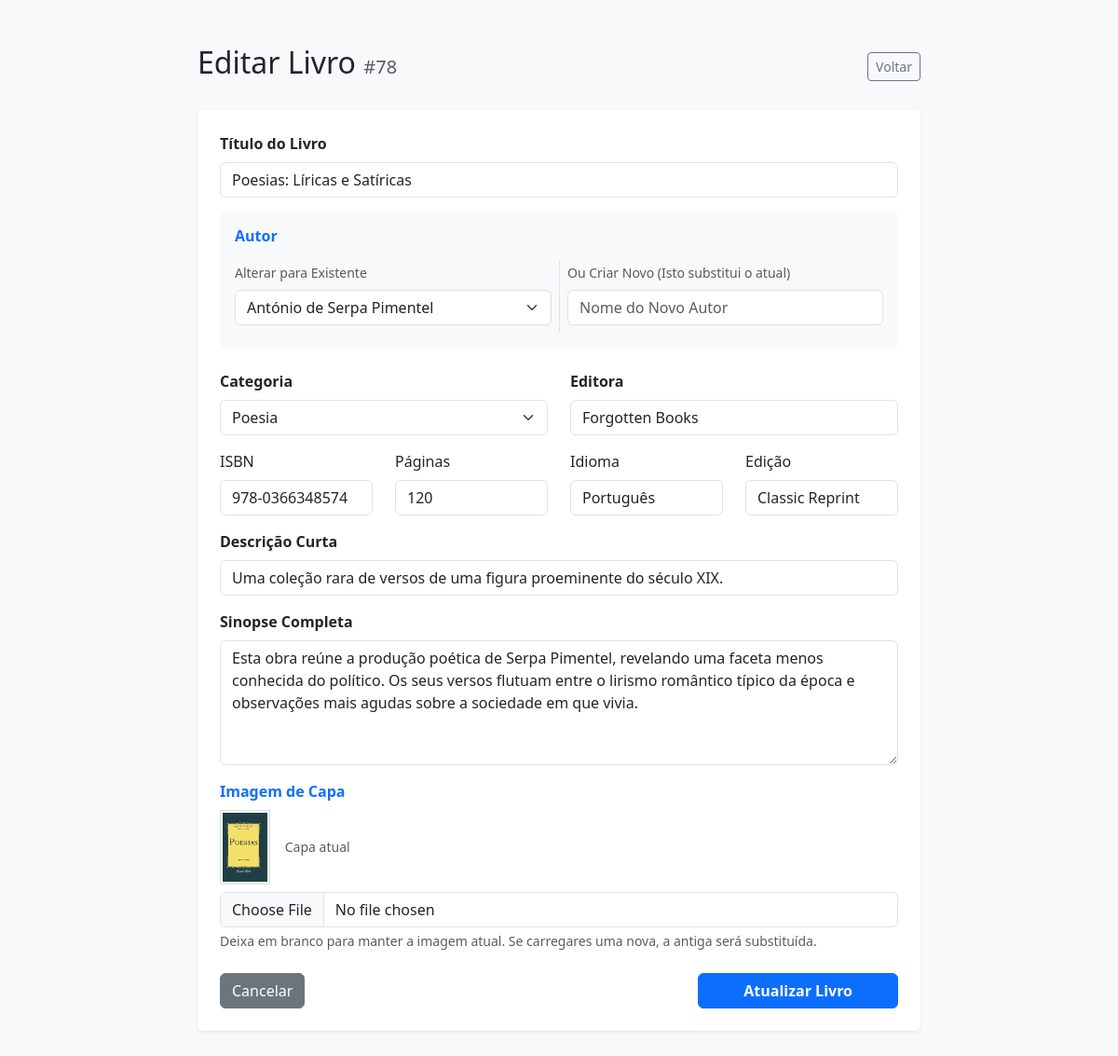
Screenshot of /admin_editar.php?id=78 with the database file from the repository.
### tables this page shows
CREATE TABLE IF NOT EXISTS `livros` (
  `id` int NOT NULL AUTO_INCREMENT,
  `categoria_id` int NOT NULL,
  `titulo` varchar(255) NOT NULL,
  `autor` varchar(100) DEFAULT NULL,
  `descricao_curta` text,
  `sinopse_completa` text,
  `imagem_capa` varchar(255) DEFAULT NULL,
  `edicao` varchar(50) DEFAULT NULL,
  `isbn` varchar(50) DEFAULT NULL,
  `editora` varchar(100) DEFAULT NULL,
  `paginas` int DEFAULT NULL,
  `idioma` varchar(50) DEFAULT 'Português',
  `autor_id` int DEFAULT NULL,
  `ativo` tinyint(1) DEFAULT '1',
  PRIMARY KEY (`id`)
);

CREATE TABLE IF NOT EXISTS `autores` (
  `id` int NOT NULL AUTO_INCREMENT,
  `nome` varchar(100) NOT NULL,
  `biografia` text,
  PRIMARY KEY (`id`)
);

CREATE TABLE IF NOT EXISTS `categorias` (
  `id` int NOT NULL AUTO_INCREMENT,
  `nome` varchar(100) NOT NULL,
  `nome_url` varchar(100) NOT NULL,
  `imagem_banner` varchar(255) DEFAULT NULL,
  `titulo_banner` varchar(255) DEFAULT NULL,
  PRIMARY KEY (`id`)
);

### admin_editar.php (the view, shortened to what this page needs)
<?php
require('includes/connection.php');
$id = (int)$_GET['id'];
$stmt = $dbh->prepare("SELECT * FROM livros WHERE id = :id");
$stmt->execute([':id' => $id]);
$livro = $stmt->fetch(PDO::FETCH_ASSOC);
$cats = $dbh->query("SELECT * FROM categorias ORDER BY nome")->fetchAll(PDO::FETCH_ASSOC);
$autores = $dbh->query("SELECT * FROM autores ORDER BY nome")->fetchAll(PDO::FETCH_ASSOC);
?>
<!DOCTYPE html>
<html lang="pt-pt">
<head>
  <link href="https://cdn.jsdelivr.net/npm/bootstrap@5.3.8/dist/css/bootstrap.min.css" rel="stylesheet">
</head>
<body class="bg-light">
<div class="container my-5" style="max-width: 800px;">
    <div class="d-flex justify-content-between align-items-center mb-4">
        <h2>Editar Livro <span class="text-muted fs-5">#<?php echo $livro['id']; ?></span></h2>
        <a href="admin.php" class="btn btn-outline-secondary btn-sm">Voltar</a>
    </div>
    <form method="POST" enctype="multipart/form-data" class="bg-white p-4 rounded shadow-sm">
        <div class="mb-3">
            <label class="form-label fw-bold">Título do Livro</label>
            <input type="text" name="titulo" class="form-control" value="<?php echo htmlspecialchars($livro['titulo']); ?>" required>
        </div>
        <div class="card bg-light border-0 p-3 mb-4">
            <h5 class="fs-6 fw-bold text-primary mb-3">Autor</h5>
            <div class="row g-3">
                <div class="col-md-6">
                    <label class="form-label small text-muted">Alterar para Existente</label>
                    <select name="autor_id" class="form-select">
                        <?php foreach($autores as $autor): ?>
                            <option value="<?php echo $autor['id']; ?>" <?php if($autor['id'] == $livro['autor_id']) echo 'selected'; ?>>
                                <?php echo htmlspecialchars($autor['nome']); ?>
                            </option>
                        <?php endforeach; ?>
                    </select>
                </div>
                <div class="col-md-6 border-start">
                    <label class="form-label small text-muted">Ou Criar Novo (Isto substitui o atual)</label>
                    <input type="text" name="novo_autor_nome" class="form-control mb-2" placeholder="Nome do Novo Autor">
                </div>
            </div>
        </div>
        <div class="row mb-3">
            <div class="col-md-6">
                <label class="form-label fw-bold">Categoria</label>
                <select name="categoria_id" class="form-select" required>
                    <?php foreach($cats as $cat): ?>
                        <option value="<?php echo $cat['id']; ?>" <?php if($cat['id'] == $livro['categoria_id']) echo 'selected'; ?>>
                            <?php echo htmlspecialchars($cat['nome']); ?>
                        </option>
                    <?php endforeach; ?>
                </select>
            </div>
            <div class="col-md-6">
                <label class="form-label fw-bold">Editora</label>
                <input type="text" name="editora" class="form-control" value="<?php echo htmlspecialchars($livro['editora']); ?>">
            </div>
        </div>
        <div class="row mb-3">
            <div class="col-md-3">
                <label class="form-label">ISBN</label>
                <input type="text" name="isbn" class="form-control" value="<?php echo htmlspecialchars($livro['isbn']); ?>">
            </div>
            <div class="col-md-3">
                <label class="form-label">Páginas</label>
                <input type="number" name="paginas" class="form-control" value="<?php echo htmlspecialchars($livro['paginas']); ?>">
            </div>
            <div class="col-md-3">
                <label class="form-label">Idioma</label>
                <input type="text" name="idioma" class="form-control" value="<?php echo htmlspecialchars($livro['idioma']); ?>">
            </div>
            <div class="col-md-3">
                <label class="form-label">Edição</label>
                <input type="text" name="edicao" class="form-control" value="<?php echo htmlspecialchars($livro['edicao']); ?>">
            </div>
        </div>
        <div class="mb-3">
            <label class="form-label fw-bold">Descrição Curta</label>
            <input type="text" name="descricao_curta" class="form-control" maxlength="150" value="<?php echo htmlspecialchars($livro['descricao_curta']); ?>">
        </div>
        <div class="mb-3">
            <label class="form-label fw-bold">Sinopse Completa</label>
            <textarea name="sinopse_completa" class="form-control" rows="5"><?php echo htmlspecialchars($livro['sinopse_completa']); ?></textarea>
        </div>
        <div class="mb-4">
            <label class="form-label fw-bold text-primary">Imagem de Capa</label>
            <div class="d-flex align-items-center gap-3 mb-2">
                <?php if(!empty($livro['imagem_capa'])): ?>
                    <img src="<?php echo htmlspecialchars($livro['imagem_capa']); ?>" style="height: 80px; width: auto; border: 1px solid #ddd; padding: 2px;">
                    <span class="text-muted small">Capa atual</span>
                <?php else: ?>
                    <span class="text-muted small">Sem capa definida</span>
                <?php endif; ?>
            </div>
            <input type="file" name="imagem_capa" class="form-control" accept="image/*">
            <div class="form-text">Deixa em branco para manter a imagem atual. Se carregares uma nova, a antiga será substituída.</div>
        </div>
        <div class="d-flex justify-content-between">
            <a href="admin.php" class="btn btn-secondary">Cancelar</a>
            <button type="submit" class="btn btn-primary px-5 fw-bold">Atualizar Livro</button>
        </div>
    </form>
</div>
</body>
</html>

### rows the page displays
livros: id "78", titulo "Poesias: Líricas e Satíricas", autor_id "António de Serpa Pimentel", categoria_id "Poesia", editora "Forgotten Books", isbn "978-0366348574", paginas "120", idioma "Português", edicao "Classic Reprint", descricao_curta "Uma coleção rara de versos de uma figura proeminente do século XIX.", sinopse_completa "Esta obra reúne a produção poética de Serpa Pimentel, revelando uma faceta menos conhecida do político. Os seus versos flutuam entre o lirismo romântico típico da época e observações mais agudas sobre a sociedade em que vivia.", imagem_capa (picture)
